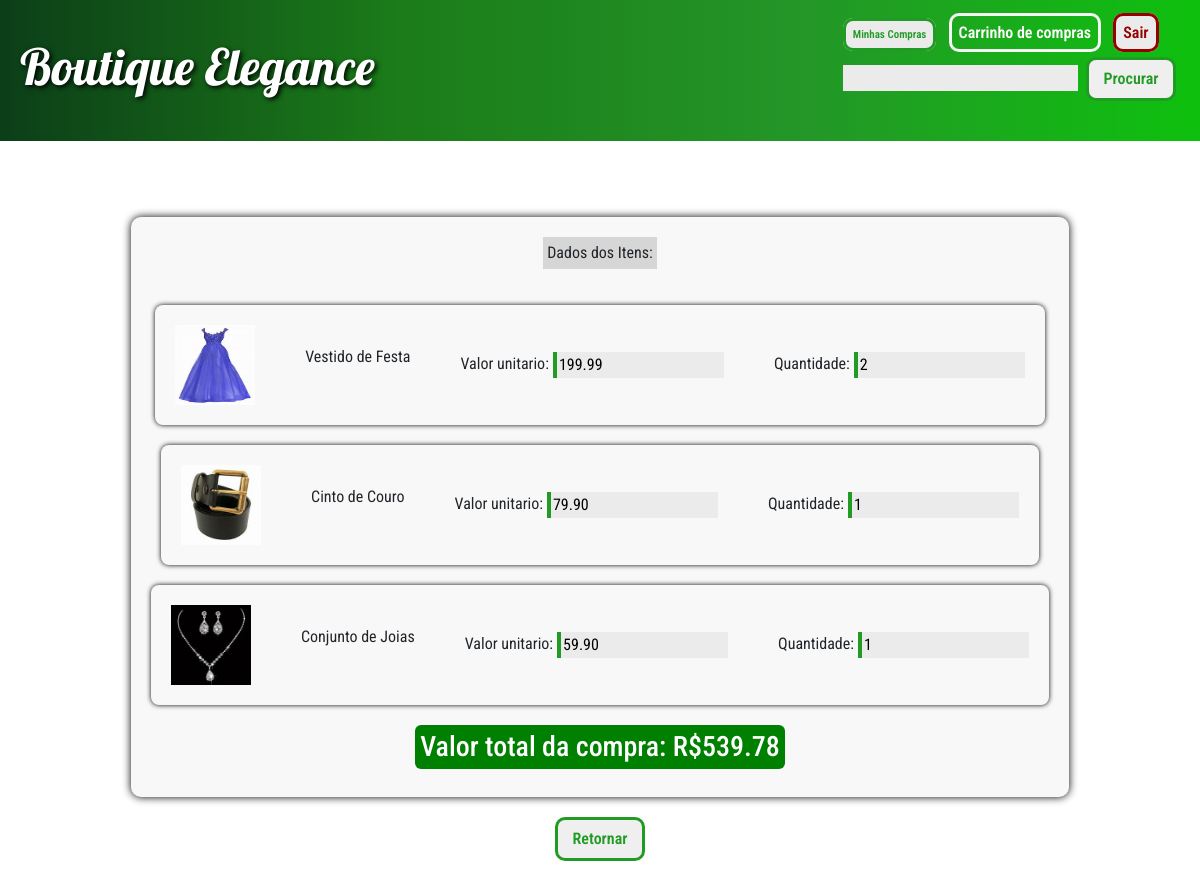
The app's page /site/usuario_compras_produtos.php?id=24 (signed in) with its own data.
### tables this page shows
CREATE TABLE `venda_produto` (
  `id_venda_produto` int(11) NOT NULL,
  `id_produto_id` int(11) DEFAULT NULL,
  `id_venda_id` int(11) DEFAULT NULL,
  `valor_unit` decimal(10,2) DEFAULT NULL,
  `quantidade` int(11) DEFAULT NULL
);

CREATE TABLE `produto` (
  `id_produto` int(11) NOT NULL,
  `id_categoria_id` int(11) DEFAULT NULL,
  `valor` float DEFAULT NULL,
  `descricao` varchar(120) DEFAULT NULL,
  `nome_produto` varchar(60) DEFAULT NULL,
  `disponibilidade` tinyint(1) DEFAULT NULL,
  `foto` varchar(60) DEFAULT NULL,
  `ofertado` tinyint(1) DEFAULT NULL,
  `preco_original` float DEFAULT NULL
);

### class/vendas_produtos.DAO.class.php (called while the page is built, shortened)
<?php
class vendas_produtosDAO{
    public function __construct(){
        $this->conexao = new PDO("mysql:host=localhost; dbname=bancoSD","root","");
    }
    public function retornarVendas($id){
        $sql = $this->conexao->prepare("SELECT * FROM venda_produto WHERE id_venda_id = :id");
        $sql->bindValue(':id',$id);
        $sql->execute();
        return $sql->fetchAll();
    }
}
?>

### class/produtos.DAO.class.php (called while the page is built, shortened)
<?php
	class ProdutoSDAO{
		public function __construct(){
			$this->conexao =
			new PDO("mysql:host=localhost; dbname=BANCOsd",
			"root", "");
		}
		public function retornarUnico($id){
			$sql= $this->conexao->prepare(
			"select * from produto where id_produto = :id");
			$sql->bindValue(":id",$id);
			$sql->execute();
			return $sql->fetch();
		}
	}
?>

### site/usuario_compras_produtos.php (the view, shortened to what this page needs)
<?php
include_once "../class/produtos.DAO.class.php";
include_once "../class/vendas_produtos.DAO.class.php";
$objProduto = new ProdutosDAO();
$ObjvendasProdutosDAO = new vendas_produtosDAO();
$retorno = $ObjvendasProdutosDAO->retornarVendas($_GET['id']);
?>
<html lang="pt">
<head>
    <link href="https://cdn.jsdelivr.net/npm/bootstrap@5.3.3/dist/css/bootstrap.min.css" rel="stylesheet">
    <link rel="stylesheet" href="../CSS/style.css">
</head>
<body>
<header>
        <div>
            <h1 id="titulo">Boutique Elegance</h1>
        </div>
        <div>
            <a style="font-size: 11px;" class="btn-op-alt" href='usuario_compras.php'>Minhas Compras</a>
            <a id="carrinho" style="width:auto;" href="carrinho.php">Carrinho de compras</a>
            <a id="sair" href="../operacoes/sair.php">Sair</a>
            <form style="margin-top: 8px;" action="usuario_produtos_pesquisa.php" method="GET">
                <input type="text" name="pesquisa" class="inputs">
                <button class="btn-op">Procurar</button>
            </form>
        </div>
    </header>
    <div id="container" style="display: flex; flex-direction: column;">
            <form id="form-prech" style="width: auto; padding: 20px;">
                <p style="background-color: #d6d6d6; padding: 4px;">Dados dos Itens:</p>
                <?php
                foreach($retorno as $query){
                $query_produto = $objProduto->retornarUnico($query['id_produto_id']);?>
                <div class="centralizarecibo" style="padding: 20px">
                <img src="../img/<?=$query_produto['foto']?>" width="80" height="80">
                <p><?=$query_produto['nome_produto']?></p>
                <div style="display: flex; gap: 4px;" class="recibo_mini">
                    <p>Valor unitario: </p><input class="inputs" value="<?=$query['valor_unit']?>" readonly>
                </div>
                <?php @$ValorTotal = $ValorTotal + $query['valor_unit'] * $query['quantidade']; ?>
                <div style="display: flex; gap: 4px;" class="recibo_mini">
                    <p>Quantidade: </p><input class="inputs" value="<?=$query['quantidade']?>" readonly>
                </div>
            </div>
            <?php } ?>
            <h3 style="background-color: green; padding: 5px; border-radius: 6px; color: white;">Valor total da compra: R$<?=$ValorTotal?></h3>
        </form>
             <button class="btn-op" onclick="window.location.href='usuario_produtos.php'">Retornar</button>
    </div>
</body>
</html>

### CSS/style.css (style rules this page uses)
:root { --verdep: #219b24; }
body { height: 100%; margin: 0; }
.centralizarecibo { display: flex; justify-content: center; align-items: center; gap: 50px; box-shadow: 0 0 5px black; border-radius: 8px; }
.recibo_mini>p { padding: 0; margin: 0; }
header { display: flex; justify-content: space-between; align-items: center; background-image: linear-gradient(to right, rgb(12, 62, 24),rgb(27, 124, 25),rgb(36, 150, 40),rgb(14, 192, 14)); padding: 20px; }
#titulo { font-family: "lobster"; color: rgb(255, 255, 255); font-size: 50px; text-shadow: 2px 2px 5px rgb(0, 0, 0); }
#form-prech { display: flex; justify-content: center; align-items: center; flex-direction: column; gap: 20px; font-family: "roboto condensed"; width: 320px; border: none; box-shadow: 0 0 8px black; border-radius: 10px; background-color: rgb(248, 248, 248); padding-bottom: 20px; justify-self: center; align-self: center; }
#container { display: flex; justify-content: center; align-items: center; height: 100vh; }
.inputs { background-color: rgb(235, 235, 235); border: none; border-left: 4px solid var(--verdep); }
.btn-op { border-radius: 10px; font-family: "roboto condensed"; color: var(--verdep); text-decoration: none; padding: 7px; width: 90px; font-weight: 600; text-align: center; border: 3px solid var(--verdep); margin: 4px; }
.btn-op-alt { border-radius: 10px; font-family: "roboto condensed"; color: var(--verdep); text-decoration: none; background-color: rgb(235, 235, 235); padding: 7px; width: 90px; font-weight: 600; text-align: center; border: 3px solid var(--verdep); margin: 4px; }
#sair { border-radius: 10px; font-family: "roboto condensed"; color: rgb(150, 0, 0); text-decoration: none; background-color: rgb(235, 235, 235); padding: 7px; width: 90px; font-weight: 600; text-align: center; border: 3px solid rgb(150, 0, 0);; margin: 4px; }
#carrinho { border-radius: 10px; font-family: "roboto condensed"; color: white; text-decoration: none; padding: 7px; width: 90px; font-weight: 600; text-align: center; border: 3px solid whitesmoke; margin: 4px; }

### records on screen
venda_produto: id_produto.foto (picture), id_produto.nome_produto "Vestido de Festa", valor_unit "199.99", quantidade "2"
venda_produto: id_produto.foto (picture), id_produto.nome_produto "Cinto de Couro", valor_unit "79.90", quantidade "1"
venda_produto: id_produto.foto (picture), id_produto.nome_produto "Conjunto de Joias", valor_unit "59.90", quantidade "1"

### other values on screen
$ValorTotal "539.78"
